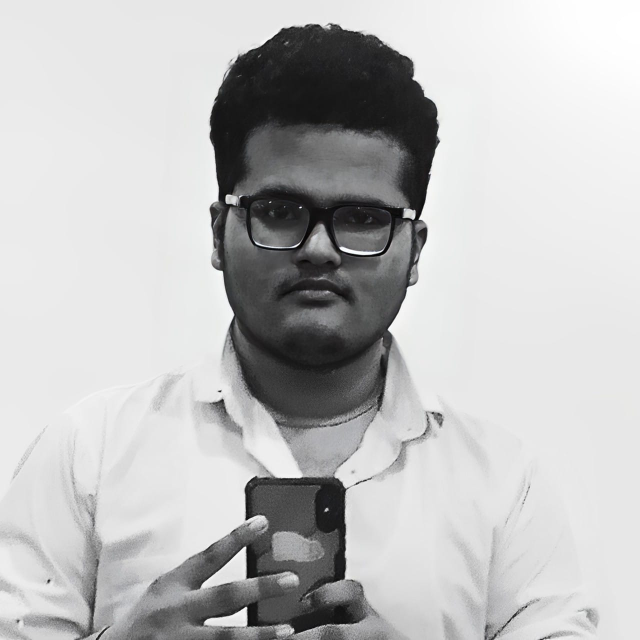
#> input picture known_faces/amol.jpeg, 1280 x 1279 px (shown at 1/2 size)
$ python index.py
#> lines starting #> are read from the running program, lines starting #| are printed output that depends on the picture; after the words box and inside, x2 and y2 are one past the last pixel; in counts of white or black regions, pixels touching at a corner belong together; long printed decimals are rounded; pictures that were not available may be replaced by others from this repository, and a replacement may not be noted
import cv2
import os
import numpy as np
from datetime import datetime

known_faces = []
known_names = []

for file in os.listdir("known_faces"):
    img = cv2.imread(f"known_faces/{file}")
#> img is the input picture: shape (1279, 1280, 3); mean B, G, R 191, 190.9, 190.8
    img = cv2.cvtColor(img, cv2.COLOR_BGR2GRAY)
#> img: shape (1279, 1280)
    known_faces.append(img)
    known_names.append(os.path.splitext(file)[0])

attendance_log = {}
active_faces = {}
face_cascade = cv2.CascadeClassifier(cv2.data.haarcascades + "haarcascade_frontalface_default.xml")
cam = 'http://192.168.42.129:8080/video'
cap = cv2.VideoCapture(cam)

def calculate_duration(entry_time, exit_time):
    return (exit_time - entry_time).total_seconds()

while True:
    ret, frame = cap.read()
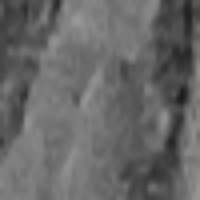
#> input picture data/amol.1.jpg, 200 x 200 px, given in place of video, which was not available
#> frame is the input picture: shape (200, 200, 3); min 25, max 152, mean 103.1
    if not ret:
        break

    gray_frame = cv2.cvtColor(frame, cv2.COLOR_BGR2GRAY)
    faces = face_cascade.detectMultiScale(gray_frame, scaleFactor=1.1, minNeighbors=5, minSize=(30, 30))
#> faces = [[12, 6, 174, 174]]

    detected_faces = []

    for (x, y, w, h) in faces:
        face = gray_frame[y:y + h, x:x + w]
        name = "Unknown"
        min_diff = float("inf")

        for i, known_face in enumerate(known_faces):
            resized_face = cv2.resize(face, (known_face.shape[1], known_face.shape[0]))
            diff = np.sum((known_face - resized_face) ** 2)
            if diff < min_diff:
                min_diff = diff
                name = known_names[i]

        detected_faces.append(name)

        if name != "Unknown":
            if name not in active_faces:
                active_faces[name] = datetime.now()
                print(f"{name} entered at {active_faces[name]}")
            if name not in attendance_log:
                attendance_log[name] = {"entry_time": active_faces[name], "exit_time": None, "duration": 0}

        cv2.rectangle(frame, (x, y), (x + w, y + h), (255, 0, 0), 2)
        cv2.putText(frame, name, (x, y - 10), cv2.FONT_HERSHEY_SIMPLEX, 0.8, (255, 0, 0), 2)
#> this loop made 1 pass
#| amol entered at 2026-11-20 06:06:59.853
#> pass 1, `face = gray_frame[y:y + h, x:x + w]`:
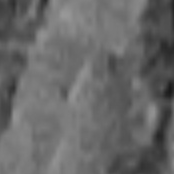
#> face: shape (174, 174); min 25, max 152, mean 103.6
#> after the loop:
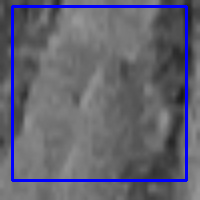
#> frame: shape (200, 200, 3); 5.21% of pixels changed, all inside (x1, y1, x2, y2) = (11, 5, 188, 182)
#> after the loop, active_faces = 1 item; attendance_log = 1 item; detected_faces = ['amol']

    for name in list(active_faces.keys()):
        if name not in detected_faces:
            if attendance_log[name]["exit_time"] is None:
                attendance_log[name]["exit_time"] = datetime.now()
                duration = calculate_duration(attendance_log[name]["entry_time"], attendance_log[name]["exit_time"])
                attendance_log[name]["duration"] += duration
                with open("attendance_log.txt", "a") as log_file:
                    log_file.write(f"{name} - {duration} seconds\n")
                print(f"{name} logged out with duration: {duration} seconds")
                del active_faces[name]
#> this loop made 1 pass

    cv2.imshow("Attendance System", frame)

    if cv2.waitKey(1) & 0xFF == ord('q'):
#> (key q is pressed here)
        break

for name, log in attendance_log.items():
    if log["exit_time"] is None:
        log["exit_time"] = datetime.now()
        duration = calculate_duration(log["entry_time"], log["exit_time"])
        log["duration"] += duration
        with open("attendance_log.txt", "a") as log_file:
            log_file.write(f"{name} - {duration} seconds\n")
        print(f"{name} logged out with duration: {duration} seconds")
#> this loop made 1 pass
#> (name, duration) on pass 1: ('amol', 0.00523)
#| amol logged out with duration: 0.005228 seconds

cap.release()
cv2.destroyAllWindows()
